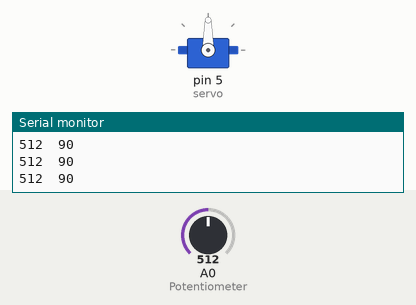
Bench run of a sketch on a simulated Arduino Uno, built with avr-gcc and run on an emulated ATmega328P. On the bench: servo, the last lines printed to the serial monitor. The test bench sets the inputs (shaded band); at power-on: A0 (Potentiometer) = 512.

Above: at 1.2 s.
1.3 s: A0 (Potentiometer) set to 716
At 2.3 s:
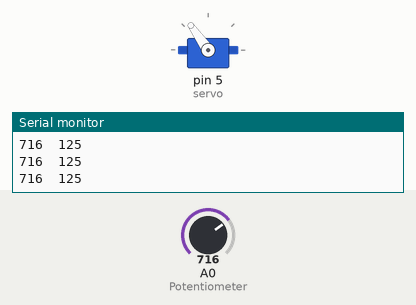
2.8 s: A0 (Potentiometer) set to 991
At 3.9 s:
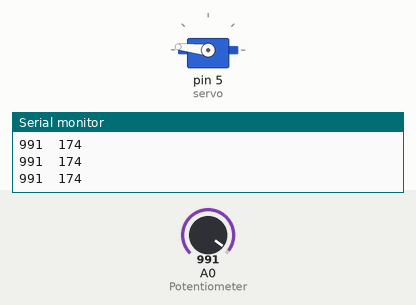
4.3 s: A0 (Potentiometer) set to 1012
At 4.8 s:
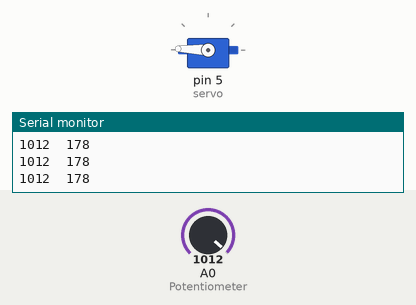
5.8 s: A0 (Potentiometer) set to 900
At 7.0 s:
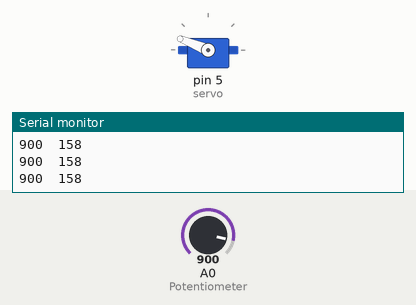
7.3 s: A0 (Potentiometer) set to 1023
At 8.1 s:
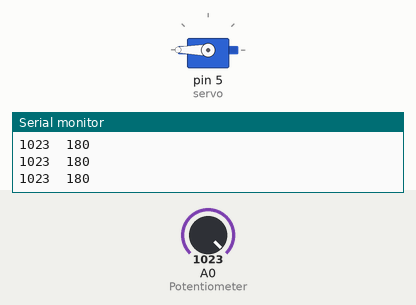
8.8 s: A0 (Potentiometer) set to 306
At 9.2 s:
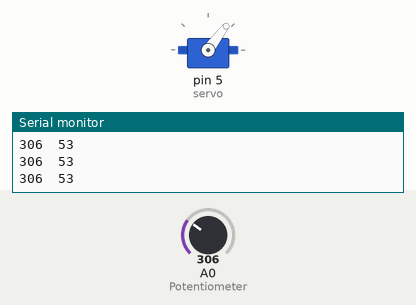
Timing chart, 0 to 11.3 s (numbered marks = the images above; inputs shaded):
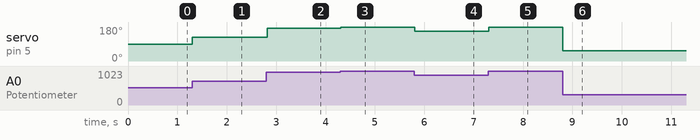

The sketch:

ServoMotorControl.ino
```cpp
#include <Servo.h>
Servo servo;
int Potentiometer = A0;

void setup() {
  servo.attach(5);
  pinMode(Potentiometer, INPUT);
  Serial.begin(9600);
}

void loop() {
  int input = analogRead(Potentiometer);
  int val = map(input, 0, 1023, 0, 180);

  servo.write(val);
  delay(15);
  Serial.print(input);
  Serial.print("  ");
  Serial.println(val);
}
```

Measured:
- after the input at 1.3 s, servo on pin 5 (servo): 90° → 125° at once
- after the input at 2.8 s, servo on pin 5 (servo): 125° → 174° at once
- after the input at 4.3 s, servo on pin 5 (servo): 174° → 178° at once
- after the input at 5.8 s, servo on pin 5 (servo): 178° → 158° at once
- after the input at 7.3 s, servo on pin 5 (servo): 158° → 180° at once
- after the input at 8.8 s, servo on pin 5 (servo): 180° → 53° at once
